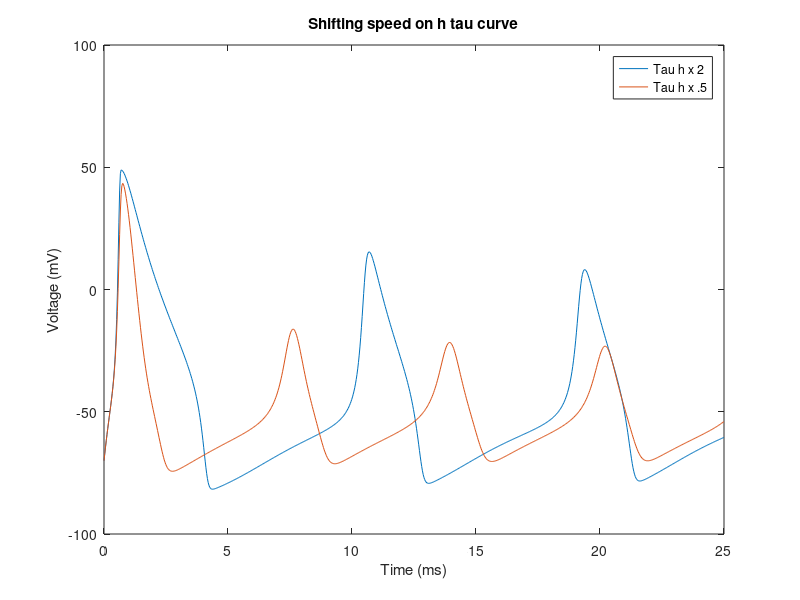

Source code (MATLAB):
%BME502 Project 1 Dennis McIlhany

clc; clear all;

%constants
dt=.03;
t=0:dt:25;
C=1;
ENa=55;
EK=-90;
EL=-70;
gNabar=120;
gKbar=36;
gL=1;
Iinj=zeros(1,length(t));
Iinj(1:10)=100;
shift=[2 .5];

%preallocate
V=-70*ones(length(shift),length(t));
m_inf=zeros(1,length(t));
tau_m=zeros(1,length(t));
m=zeros(1,length(t));
m3=zeros(1,length(t));
h_inf=zeros(1,length(t));
tau_h=zeros(1,length(t));
h=zeros(1,length(t));
n_inf=zeros(1,length(t));
tau_n=zeros(1,length(t));
n=zeros(1,length(t));
n4=zeros(1,length(t));
gNa=zeros(1,length(t));
gK=zeros(1,length(t));
INa=zeros(1,length(t));
IK=zeros(1,length(t));
IL=zeros(1,length(t));
IC=zeros(1,length(t));
am=zeros(1,length(t));
bm=zeros(1,length(t));
ah=zeros(1,length(t));
bh=zeros(1,length(t));
an=zeros(1,length(t));
bn=zeros(1,length(t));

%iterations for injected current and time
for w=1:length(shift);
    for k=1:length(t);
        if k==1;
            an(k)=-.01*(V(w,k)+60)/(exp(-(V(w,k)+60)/10)-1);
            am(k)=-.1*(V(w,k)+45)/(exp(-(V(w,k)+45)/10)-1);
            ah(k)=.07*exp(-(V(w,k)+70)/20);
            bn(k)=.125*exp(-(V(w,k)+70)/80);
            bm(k)=4*exp(-(V(w,k)+70)/18);
            bh(k)=1/(exp(-(V(w,k)+40)/10)+1);
            n_inf(k)=an(k)/(an(k)+bn(k));
            tau_n(k)=1/(an(k)+bn(k));

            tau_h(k)=shift(w)/(ah(k)+bh(k));
            h_inf(k)=ah(k)/(ah(k)+bh(k));
            
            
            m_inf(k)=am(k)/(am(k)+bm(k));
            tau_m(k)=1/(am(k)+bm(k));
            n(k)=n_inf(k);
            n4(k)=n(k)^4;
            m(k)=m_inf(k);
            h(k)=h_inf(k);
            m3(k)=m(k)^3;
            gNa(k)=m3(k)*h(k)*gNabar;
            gK(k)=n4(k)*gKbar;
            IK(k)=(V(w,k)-EK)*gK(k);
            INa(k)=(V(w,k)-ENa)*gNa(k);
            IL(k)=(V(w,k)-EL)*gL;
            IC(k)=0;
        else
            n(k)=n(k-1)+dt*((-n(k-1)+n_inf(k-1))/tau_n(k-1));
            m(k)=m(k-1)+dt*((-m(k-1)+m_inf(k-1))/tau_m(k-1));
            h(k)=h(k-1)+dt*((-h(k-1)+h_inf(k-1))/tau_h(k-1));
            n4(k)=n(k)^4;
            m3(k)=m(k)^3;
            gNa(k)=m3(k)*h(k)*gNabar;
            gK(k)=n4(k)*gKbar;
            V(w,k)=V(w,k-1)+(dt/C)*(Iinj(w)-(gNa(k)+gK(k)+gL)*V(w,k-1)+gNa(k)*ENa+gK(k)*EK+gL*EL);
            if (abs(V(w,k) + 45) <=0.01)
                am(k) = 1;
            else
                am(k)=-.1*(V(w,k)+45)/(exp(-(V(w,k)+45)/10)-1);
            end;
            if (abs(V(w,k) + 60) <=0.01)
                an(k) = .1;
            else
                an(k)=-.01*(V(w,k)+60)/(exp(-(V(w,k)+60)/10)-1);
            end;
            ah(k)=.07*exp(-(V(w,k)+70)/20);
            bn(k)=.125*exp(-(V(w,k)+70)/80);
            bm(k)=4*exp(-(V(w,k)+70)/18);
            bh(k)=1/(exp(-(V(w,k)+40)/10)+1);
            n_inf(k)=an(k)/(an(k)+bn(k));
            tau_n(k)=1/(an(k)+bn(k));
            
            tau_h(k)=shift(w)/(ah(k)+bh(k));
            h_inf(k)=ah(k)/(ah(k)+bh(k));
            
            
            m_inf(k)=am(k)/(am(k)+bm(k));
            tau_m(k)=1/(am(k)+bm(k));
            IK(k)=(V(w,k)-EK)*gK(k);
            INa(k)=(V(w,k)-ENa)*gNa(k);
            IL(k)=(V(w,k)-EL)*gL;
            IC(k)=C*(V(w,k)-V(w,k-1))/dt;
        end
    end
end
plot(t,V)
xlabel('Time (ms)')
ylabel('Voltage (mV)')
title('Shifting speed on h tau curve')
legend('Tau h x 2 ', 'Tau h x .5')